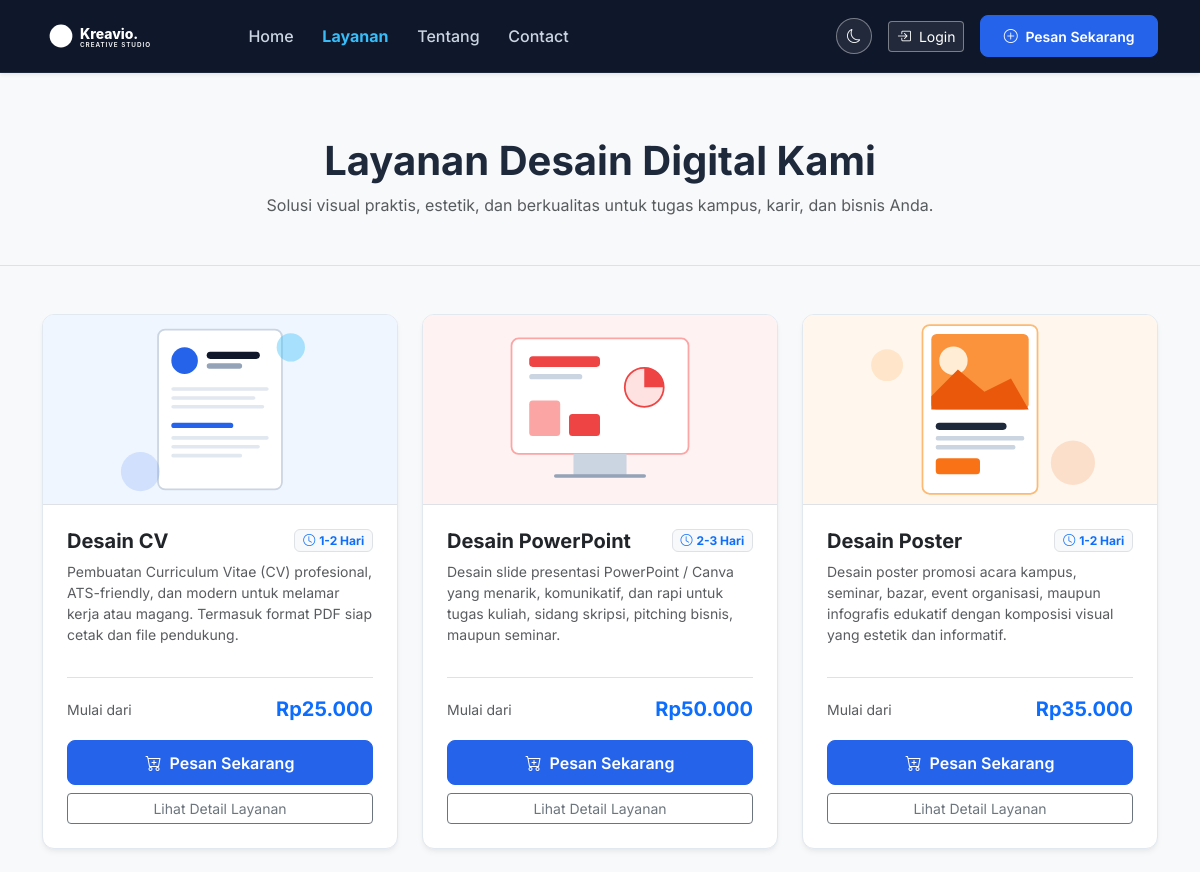
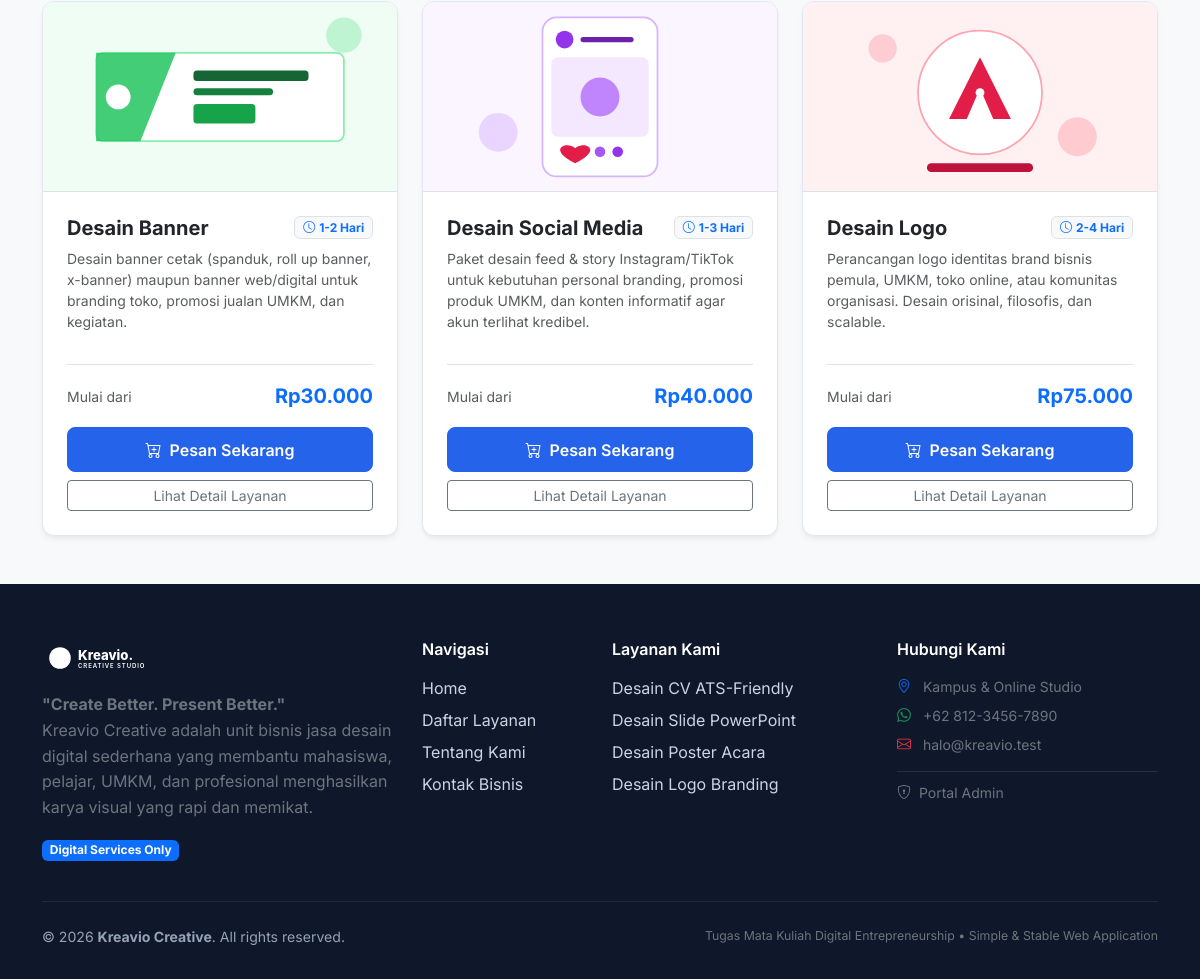
/services.php, run on the app's committed database (2 pictures, top to bottom).
### tables this page shows
CREATE TABLE IF NOT EXISTS `services` (
  `id` INT UNSIGNED NOT NULL AUTO_INCREMENT,
  `name` VARCHAR(100) NOT NULL,
  `description` TEXT NOT NULL,
  `price` INT UNSIGNED NOT NULL,
  `duration` VARCHAR(50) NOT NULL,
  `active` TINYINT(1) NOT NULL DEFAULT 1,
  `created_at` DATETIME NOT NULL DEFAULT CURRENT_TIMESTAMP,
  PRIMARY KEY (`id`)
);

### config/config.php (called while the page is built, shortened)
<?php
function base_url($path = '') {
    return BASE_URL . ltrim($path, '/');
}
function asset_url($path = '') {
    return BASE_URL . 'assets/' . ltrim($path, '/');
}
function e($string) {
    return htmlspecialchars((string)($string ?? ''), ENT_QUOTES, 'UTF-8');
}
function format_rupiah($number) {
    return 'Rp' . number_format((float)$number, 0, ',', '.');
}
function get_service_image($serviceId) {
    $map = [
        1 => 'service-cv.svg',
        2 => 'service-powerpoint.svg',
        3 => 'service-poster.svg',
        4 => 'service-banner.svg',
        5 => 'service-social.svg',
        6 => 'service-logo.svg',
    ];
    $filename = $map[$serviceId] ?? 'service-cv.svg';
    return asset_url('images/' . $filename);
}

### services.php (the view, shortened to what this page needs)
<?php
require_once __DIR__ . '/includes/header.php';
try {
    $stmt = $pdo->query("SELECT * FROM services WHERE active = 1 ORDER BY id ASC");
    $services = $stmt->fetchAll();
} catch (PDOException $e) {
    $services = [];
}
?>
<div class="bg-light py-5 border-bottom">
    <div class="container text-center">
        <h1 class="fw-bold mb-2">Layanan Desain Digital Kami</h1>
        <p class="text-muted mb-0">Solusi visual praktis, estetik, dan berkualitas untuk tugas kampus, karir, dan bisnis Anda.</p>
    </div>
</div>
<div class="container py-5">
    <?php if (empty($services)): ?>
        <div class="alert alert-info text-center py-4">
            <p class="mb-0">Saat ini belum ada layanan aktif yang tersedia.</p>
        </div>
    <?php else: ?>
        <div class="row g-4">
            <?php foreach ($services as $service): ?>
                <div class="col-md-6 col-lg-4">
                    <div class="card card-service h-100">
                        <img src="<?= get_service_image($service['id']) ?>" class="card-img-top border-bottom" alt="<?= e($service['name']) ?>" style="height: 190px; object-fit: cover;">
                        <div class="card-body d-flex flex-column p-4">
                            <div class="d-flex justify-content-between align-items-start mb-2">
                                <h5 class="card-title fw-bold mb-0"><?= e($service['name']) ?></h5>
                                <span class="badge bg-light text-primary border small">
                                    <i class="bi bi-clock me-1"></i><?= e($service['duration']) ?>
                                </span>
                            </div>
                            <p class="card-text text-muted small flex-grow-1">
                                <?= e($service['description']) ?>
                            </p>
                            <div class="pt-3 border-top mt-3">
                                <div class="d-flex justify-content-between align-items-center mb-3">
                                    <span class="text-muted small">Mulai dari</span>
                                    <span class="fw-bold text-primary fs-5"><?= format_rupiah($service['price']) ?></span>
                                </div>
                                <div class="d-grid gap-2">
                                    <a href="<?= base_url('order.php?service_id=' . $service['id']) ?>" class="btn btn-primary">
                                        <i class="bi bi-cart-plus me-1"></i> Pesan Sekarang
                                    </a>
                                    <a href="<?= base_url('service-detail.php?id=' . $service['id']) ?>" class="btn btn-outline-secondary btn-sm">
                                        Lihat Detail Layanan
                                    </a>
                                </div>
                            </div>
                        </div>
                    </div>
                </div>
            <?php endforeach; ?>
        </div>
    <?php endif; ?>
</div>
<?php require_once __DIR__ . '/includes/footer.php'; ?>

### assets/css/style.css (style rules this page uses)
:root { --primary-color: #2563eb; --primary-hover: #1d4ed8; --secondary-color: #0f172a; --accent-color: #38bdf8; --bg-light: #f8fafc; --text-dark: #1e293b; --text-muted: #64748b; --border-color: #e2e8f0; --card-shadow: 0 4px 6px -1px rgba(0, 0, 0, 0.05), 0 2px 4px -1px rgba(0, 0, 0, 0.03); --card-hover-shadow: 0 10px 15px -3px rgba(0, 0, 0, 0.08), 0 4px 6px -2px rgba(0, 0, 0, 0.04); --radius-md: 0.75rem; --radius-lg: 1rem; }
body { font-family: 'Inter', -apple-system, BlinkMacSystemFont, 'Segoe UI', Roboto, Helvetica, Arial, sans-serif; color: var(--text-dark); background-color: #ffffff; min-height: 100vh; display: flex; flex-direction: column; }
.card { border: 1px solid var(--border-color); border-radius: var(--radius-md); box-shadow: var(--card-shadow); transition: transform 0.2s ease, box-shadow 0.2s ease; background-color: #ffffff; }
.card-service { transition: all 0.25s ease; overflow: hidden; }
.btn-primary { background-color: var(--primary-color); border-color: var(--primary-color); font-weight: 600; padding: 0.6rem 1.4rem; border-radius: 0.5rem; }

### data on the page
services: shows a picture, name "Desain CV", duration "1-2 Hari", description "Pembuatan Curriculum Vitae (CV) profesional, ATS-friendly, dan modern untuk melamar kerja atau magang. Termasuk format PDF siap cetak dan file pendukung.", price "Rp25.000"
services: shows a picture, name "Desain PowerPoint", duration "2-3 Hari", description "Desain slide presentasi PowerPoint / Canva yang menarik, komunikatif, dan rapi untuk tugas kuliah, sidang skripsi, pitching bisnis, maupun seminar.", price "Rp50.000"
services: shows a picture, name "Desain Poster", duration "1-2 Hari", description "Desain poster promosi acara kampus, seminar, bazar, event organisasi, maupun infografis edukatif dengan komposisi visual yang estetik dan informatif.", price "Rp35.000"
services: shows a picture, name "Desain Banner", duration "1-2 Hari", description "Desain banner cetak (spanduk, roll up banner, x-banner) maupun banner web/digital untuk branding toko, promosi jualan UMKM, dan kegiatan.", price "Rp30.000"
services: shows a picture, name "Desain Social Media", duration "1-3 Hari", description "Paket desain feed & story Instagram/TikTok untuk kebutuhan personal branding, promosi produk UMKM, dan konten informatif agar akun terlihat kredibel.", price "Rp40.000"
services: shows a picture, name "Desain Logo", duration "2-4 Hari", description "Perancangan logo identitas brand bisnis pemula, UMKM, toko online, atau komunitas organisasi. Desain orisinal, filosofis, dan scalable.", price "Rp75.000"
